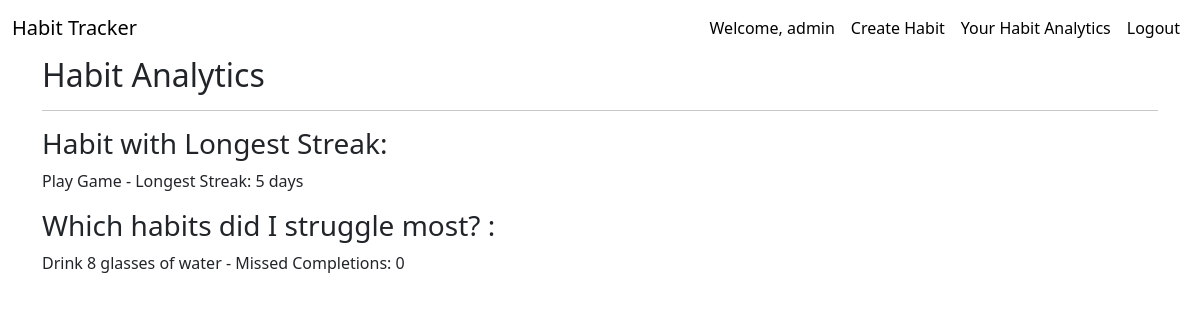
The app's page /habit/analytics/ (signed in) with its own data.
### core/models.py (models this page shows, shortened)
class Habit(models.Model):
    FREQUENCY_CHOICES = [
        ('daily', 'Daily'),
        ('weekly', 'Weekly'),
    ]
    user = models.ForeignKey(User, on_delete=models.CASCADE)
    task = models.CharField(max_length=200)
    periodicity = models.PositiveIntegerField()
    frequency = models.CharField(max_length=10, choices=FREQUENCY_CHOICES)
    current_streak = models.PositiveIntegerField(default=0)
    longest_streak = models.PositiveIntegerField(default=0)
    last_completed_date = models.DateField(null=True, blank=True)
    broken = models.BooleanField(default=False)
    missed_completions = models.PositiveIntegerField(default=0)
    created_date = models.DateField(auto_now_add=True)

### core/views.py (the view)
# urls.py: path('habit/analytics/', views.AnalyticsQuestionAnswerView.as_view(), name='analytic_question_answer'),
class AnalyticsQuestionAnswerView(TemplateView):
    template_name = 'pages/habit_analytics.html'  # Create a template for displaying the analytics
    def get_context_data(self, **kwargs):
        context = super().get_context_data(**kwargs)
        longest_streak_habit = Habit.objects.filter(user=self.request.user).order_by('-longest_streak').first()
        most_broken_streak_habit = Habit.objects.filter(user=self.request.user).order_by('-missed_completions').first()
        context['longest_streak_habit'] = longest_streak_habit
        context['most_broken_streak_habit'] = most_broken_streak_habit
        return context

### templates/pages/habit_analytics.html
{% extends 'base.html' %}
{% block content %}
<div class="container">
    <h2>Habit Analytics</h2>
    <hr>
    <div>
        <h3>Habit with Longest Streak:</h3>
        {% if longest_streak_habit %}
        <p>{{ longest_streak_habit.task }} - Longest Streak: {{ longest_streak_habit.longest_streak }} days</p>
        {% else %}
        <p>No habits found.</p>
        {% endif %}
    </div>
    <div>
        <h3>Which habits did I struggle most? :</h3>
        {% if most_broken_streak_habit %}
        <p>{{ most_broken_streak_habit.task }} - Missed Completions: {{ most_broken_streak_habit.missed_completions }}</p>
        {% else %}
        <p>No habits found.</p>
        {% endif %}
    </div>
</div>
{% endblock %}

### templates/partials/_navbar.html (shortened to what this page needs)
{% load static %}
  <nav class="navbar sticky-top navbar-expand-lg">
    <div class="container-fluid">
      <a class="navbar-brand" href="{% url 'habit_list_view' %}">Habit Tracker</a>
      <div class="collapse navbar-collapse" id="navbarNavAltMarkup">
        <div class="navbar-nav ms-auto">
          {%  if request.user.is_authenticated %}
                 <a class="nav-link"> Welcome, {{ request.user.username }}</a>
                   <a class="nav-link" href="{% url 'habit_list_view' %}"> Create Habit</a>
                   <a class="nav-link" href="{% url 'analytic_question_answer' %}"> Your Habit Analytics </a>
                  <a class="nav-link" href="{% url 'logout' %}">Logout</a>
          {% else %}
                 <a class="nav-link" href="{% url 'login' %}">Login</a>
          {% endif %}
        </div>
      </div>
    </div>
  </nav>

### templates/partials/_navbar.html (style rules this page uses)
a { color: black; text-decoration: none; }
.nav-link { color: black; }

### records on screen
Habit: task "Play Game", longest_streak "5"
Habit: task "Drink 8 glasses of water", missed_completions "0"

### other values on screen
{{ request.user.username }} "admin"
